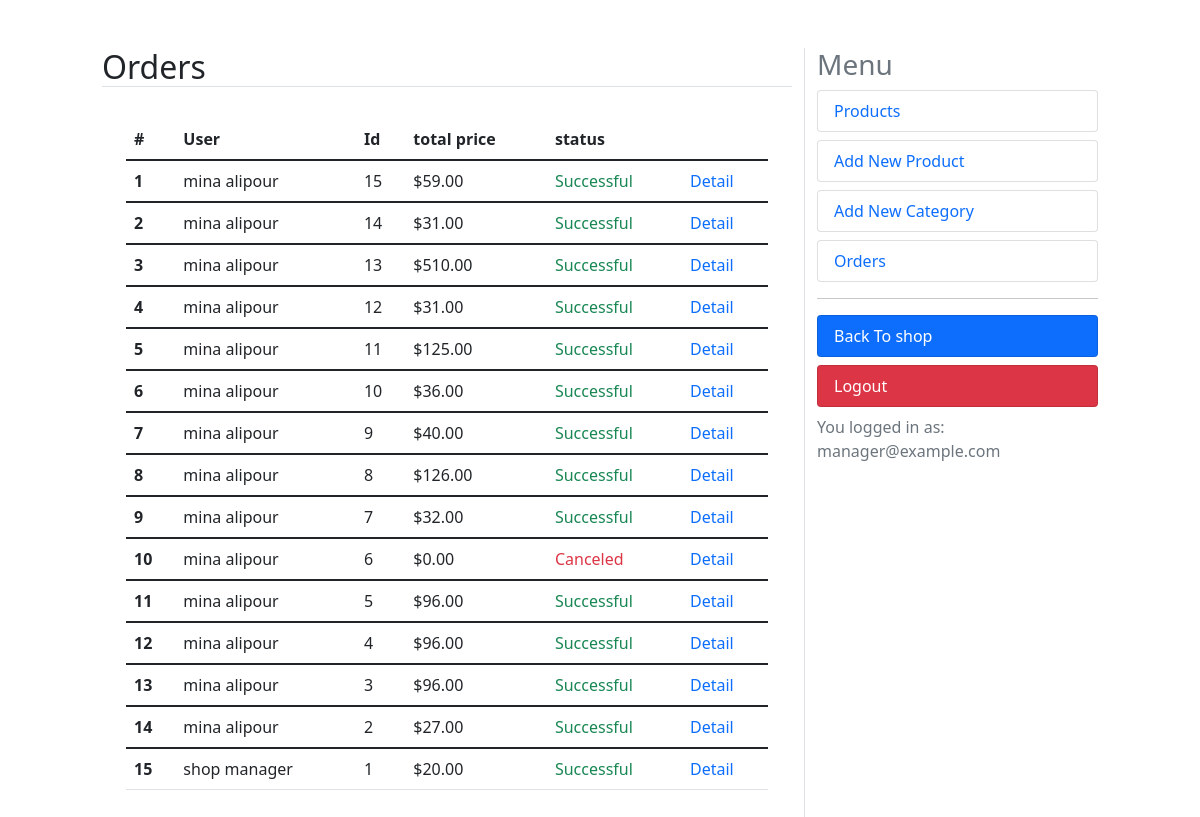
Screenshot of /dashboard/orders (signed in) with the database file from the repository.
### orders/models.py (models this page shows, shortened)
class Order(models.Model):
    user = models.ForeignKey(User, on_delete=models.CASCADE, related_name='orders')
    created = models.DateTimeField(auto_now_add=True)
    updated = models.DateTimeField(auto_now=True)
    status = models.BooleanField(default=False)
    shipping_price = models.DecimalField(max_digits=10, decimal_places=2, default=0)
    class Meta:
        ordering = ('-created',)
    @property
    def get_total_price(self):
        total_product_price = sum(item.get_cost() for item in self.items.all())
        return total_product_price + self.shipping_price

class OrderItem(models.Model):
    order = models.ForeignKey(Order, on_delete=models.CASCADE, related_name='items')
    product = models.ForeignKey(Product, on_delete=models.CASCADE, related_name='order_items')
    price = models.IntegerField()
    quantity = models.SmallIntegerField(default=1)
    def get_cost(self):
        return self.price * self.quantity

### accounts/models.py (models this page shows, shortened)
class User(AbstractBaseUser):
    email = models.EmailField(verbose_name='email address', max_length=255, unique=True)
    full_name = models.CharField(max_length=100)
    is_active = models.BooleanField(default=True)
    is_admin = models.BooleanField(default=False)
    is_manager = models.BooleanField(default=False)  # New field for manager role
    likes = models.ManyToManyField(Product, blank=True, related_name='likes')  # Assuming Product model exists
    objects = UserManager()
    USERNAME_FIELD = 'email'
    REQUIRED_FIELDS = ['full_name']

### dashboard/views.py (the view)
# urls.py: path('orders', views.orders, name='orders'),
@user_passes_test(is_manager)
@login_required
def orders(request):
    orders = Order.objects.all()
    context = {'title':'Orders', 'orders':orders}
    return render(request, 'orders.html', context)

### cart/utils/cart.py (called while the page is built)
    def __iter__(self):
        product_ids = self.cart.keys()
        products = Product.objects.filter(id__in=product_ids)
        cart = self.cart.copy()
        for product in products:
            cart[str(product.id)]['product'] = product
        for item in cart.values():
            item['total_price'] = int(item['price']) * int(item['quantity'])
            yield item

    def add_cart_session(self):
        cart = self.session.get(CART_SESSION_ID)
        if not cart:
            cart = self.session[CART_SESSION_ID] = {}
        return cart

### dashboard/views.py (called while the page is built)
def is_manager(user):
    try:
        if not user.is_manager:
            raise Http404
        return True
    except:
        raise Http404

### sparkle/context_processors.py (called while the page is built)
def return_cart(request):
    cart = len(list(Cart(request)))
    return {'cart_count': cart}

def return_categories(request):
    categories = Category.objects.all()
    return {'categories': categories}

### dashboard/templates/orders.html
{% extends "dashboard.html" %}
{% block content %}
<table class="table">
    <thead class="thead-dark">
      <tr>
        <th scope="col">#</th>
        <th scope="col">User</th>
        <th scope="col">Id</th>
        <th scope="col">total price</th>
        <th scope="col">status</th>
        <th scope="col"></th>
      </tr>
    </thead>
    {% for order in orders %}
    <tbody>
      <tr>
        <th scope="row">{{ forloop.counter }}</th>
        <td>{{ order.user.full_name }}</td>
        <td>{{ order.id }}</td>
        <td>${{ order.get_total_price }}</td>
        {% if order.status %}
            <td class="text-success">Successful</td>
        {% else %}
            <td class="text-danger">Canceled</td>
        {% endif %}
        <td><a href="{% url 'dashboard:order_detail' order.id %}" class="text-primary text-decoration-none">Detail</a></td>
      </tr>
    </tbody>
    {% endfor %}
  </table>
{% endblock %}

### dashboard/templates/dashboard.html (shortened to what this page needs)
<!DOCTYPE html>
<html lang="en">
<head>
    <link href="https://cdn.jsdelivr.net/npm/bootstrap@5.1.3/dist/css/bootstrap.min.css" rel="stylesheet">
</head>
<body>
    <div class="row mt-5">
        <div class="col-md-1"></div>
        <div class="col-md-7">
            <h2 class="border-bottom text-capitalize">{{ title }}</h2>
            <div class="p-4">
                {% block content %}{% endblock %}
            </div>
        </div>
        <div class="col-md-3 border-start">
            <h3 class="text-muted">Menu</h3>
            <a class="text-decoration-none" href="{% url 'dashboard:products' %}">
                <li class="rounded list-group-item  text-primary">Products</li>
            </a>
            <a class="text-decoration-none" href="{% url 'dashboard:add_product' %}">
                <li class="rounded list-group-item mt-2 text-primary">Add New Product</li>
            </a>
            <a class="text-decoration-none" href="{% url 'dashboard:add_category' %}">
                <li class="rounded list-group-item mt-2  text-primary">Add New Category</li>
            </a>
            <a class="text-decoration-none" href="{% url 'dashboard:orders' %}">
                <li class="rounded list-group-item mt-2  text-primary">Orders</li>
            </a>
            <hr>
            <a class="text-decoration-none" href="{% url 'shop:home_page' %}">
                <li class="rounded list-group-item bg-primary mt-2  text-white">Back To shop</li>
            </a>
            <a class="text-decoration-none" href="{% url 'accounts:user_logout' %}">
                <li class="rounded list-group-item bg-danger mt-2  text-white">Logout</li>
            </a>
            <div class="text-muted mt-2">You logged in as: {{ request.user.email }}</div>
        </div>
        <div class="col-md-1 "></div>
    </div>
</body>
</html>

### rows the page displays
Order: user.full_name "mina alipour", id "15", get_total_price "59.00", status "Successful"
Order: user.full_name "mina alipour", id "14", get_total_price "31.00", status "Successful"
Order: user.full_name "mina alipour", id "13", get_total_price "510.00", status "Successful"
Order: user.full_name "mina alipour", id "12", get_total_price "31.00", status "Successful"
Order: user.full_name "mina alipour", id "11", get_total_price "125.00", status "Successful"
Order: user.full_name "mina alipour", id "10", get_total_price "36.00", status "Successful"
Order: user.full_name "mina alipour", id "9", get_total_price "40.00", status "Successful"
Order: user.full_name "mina alipour", id "8", get_total_price "126.00", status "Successful"
Order: user.full_name "mina alipour", id "7", get_total_price "32.00", status "Successful"
Order: user.full_name "mina alipour", id "6", get_total_price "0.00", status "Canceled"
Order: user.full_name "mina alipour", id "5", get_total_price "96.00", status "Successful"
Order: user.full_name "mina alipour", id "4", get_total_price "96.00", status "Successful"
Order: user.full_name "mina alipour", id "3", get_total_price "96.00", status "Successful"
Order: user.full_name "mina alipour", id "2", get_total_price "27.00", status "Successful"
Order: user.full_name "shop manager", id "1", get_total_price "20.00", status "Successful"
User: user.email "manager@example.com"

### other values shown
{{ title }} "Orders"
